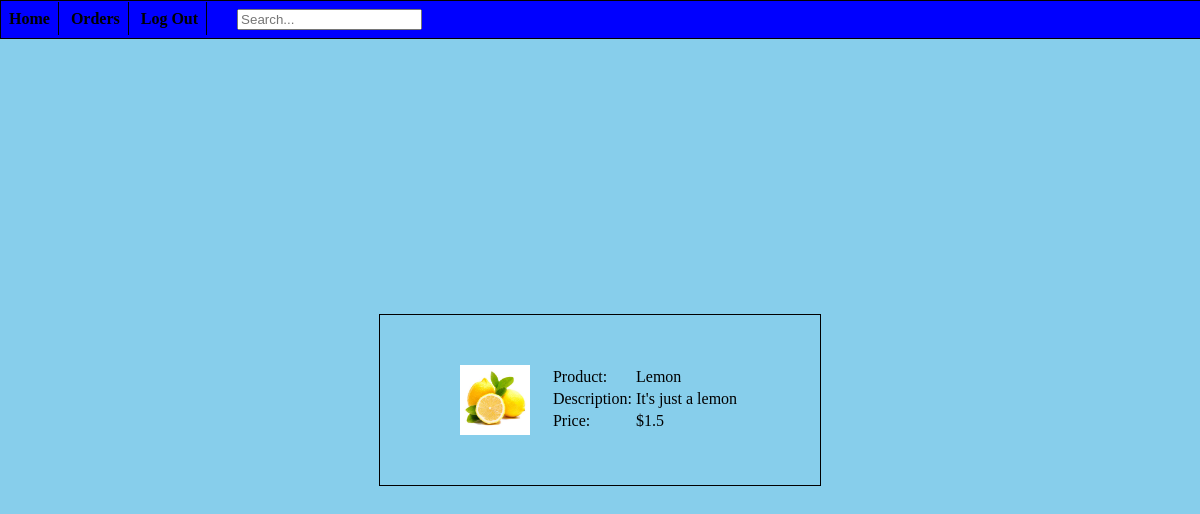
Page /purchase.php?id=1 (signed in) on the committed database.
### tables this page shows
CREATE TABLE `shop` (
  `productID` int NOT NULL,
  `userID` int NOT NULL,
  `item` varchar(255) NOT NULL,
  `price` float(7,2) NOT NULL,
  `description` varchar(255) NOT NULL,
  `quantity` int NOT NULL,
  `imgPath` varchar(255) NOT NULL
);

### purchase.php (the view, shortened to what this page needs)
<?php
require('header.php');
if(isset($_SESSION['isLoggedInToLemonShop']) and $_SESSION['isLoggedInToLemonShop'] == true){
	echo("<div class='purchaseDiv'>");
	$productID = $_GET['id'];
	$stmt = $db->prepare("SELECT * FROM shop WHERE productID = ?");
	$stmt->bind_param("i", $productID);
	$stmt->execute();
	$result = $stmt->get_result();
	$row = $result->fetch_assoc();
	$productID = $row['productID'];
	$productName = $row['item'];
	$price = $row['price'];
	$desc = $row['description'];
	$quantity = $row['quantity'];
	echo("<img src='" . $row['imgPath'] . "' style='height: 70px; width: 70px; float: left;'/><table style='padding-left: 20px;'><tr><td>Product:</td><td>" . $productName . "</td></tr><tr><td>Description:</td><td>" . $desc . "</td></tr><tr><td>Price:</td><td>$" . $price . "</td></tr><tr><td rowspan='2' style='display: flex; position: absolute; left: 119px;'>");
	echo('<script src="https://www.paypal.com/sdk/js?client-id=AQUDW2NzyMB0edExztPC5xJOvSd0N7MLT4uFP3QLEL2eXpH--Yzuis0BNhNBJ1bqd5pv-zIl8QvzFwuE&currency=USD&disable-funding=credit,card"></script>
  	<div id="paypal-button-container"></div>
  	<script>
  		paypal.Buttons({
    createOrder: function(data, actions) {
        return actions.order.create({
            purchase_units: [{
                amount: {
                    currency_code: "USD",
                    value: "' . $price + 5 . '",
                    breakdown: {
                        item_total: {
                            currency_code: "USD",
                            value: "' . $price . '"
                        },
                        shipping: {
                            currency_code: "USD",
                            value: "5.00"
                        },
                    }
                },
                items: [{
                    name: "' . $productName . '",
                    description: "' . $desc . '",
                    unit_amount: {
                         currency_code: "USD",
                         value: "' . $price . '"
                    },
                    quantity: "' . $quantity . '"
                }
                ]
            }]
        })
    },
    onApprove: function(data, actions) {
        return actions.order.capture().then(function(details) {
            // When the transaction succeeds:
			window.location.replace("' . ENC_URL . 'orderComplete.php?productid=' . $productID . '");
        })
    }
}).render("#paypal-button-container")
  		//This function displays Smart Payment Buttons on your web page.
	</script></td></tr></table>');
	echo('</div></body></html>');
}
?>

### css/project.css (style rules this page uses)
body { margin:0; height: 100%; background:skyblue; overflow-x: hidden; }
.purchaseDiv { height: 170px; width: 400px; border: 1px solid black; padding-left: 20px; padding-right: 20px; display: flex; justify-content: center; align-items: center; position: absolute; top: 50%; left: 50%; transform: translate(-50%, -50%); }

### rows in the picture
shop: imgPath (picture), item "Lemon", description "It's just a lemon", price "1.5"
